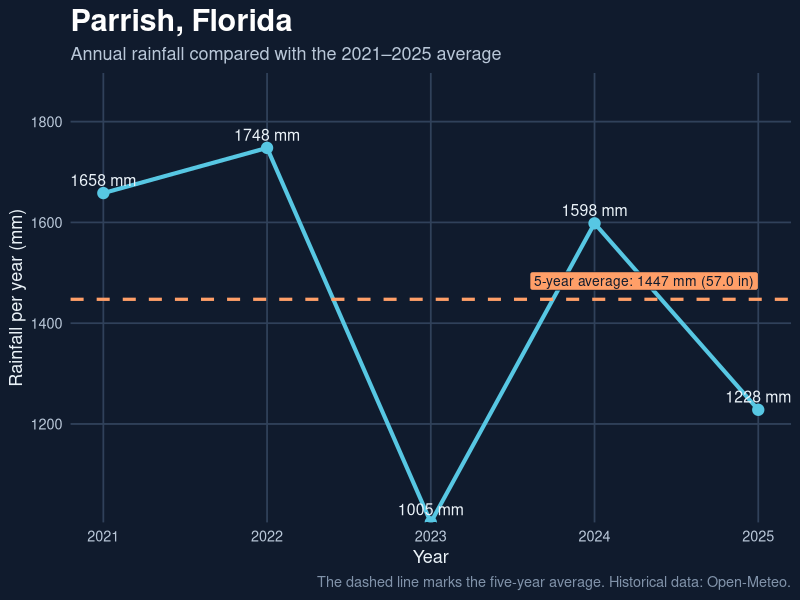

Recreate this plot in R.
library(ggplot2)

parrish_annual_weather <- read.csv("parrish_annual_weather.csv")
rainfall <- subset(
  parrish_annual_weather,
  measure == "Annual precipitation (mm)" & period == "Historical"
)
average_rainfall <- mean(rainfall$value)

weather_plot <- ggplot(rainfall, aes(x = year, y = value)) +
  geom_line(color = "#57C7E3", linewidth = 1.4) +
  geom_point(color = "#57C7E3", size = 3.5) +
  geom_hline(
    yintercept = average_rainfall,
    color = "#FF9F68",
    linewidth = 1.1,
    linetype = "dashed"
  ) +
  geom_text(
    aes(label = sprintf("%.0f mm", value)),
    vjust = -0.6,
    color = "#EAF2F8",
    size = 4
  ) +
  annotate(
    "label",
    x = max(rainfall$year),
    y = average_rainfall,
    label = sprintf("5-year average: %.0f mm (%.1f in)", average_rainfall, average_rainfall / 25.4),
    hjust = 1,
    vjust = -0.5,
    color = "#101B2D",
    fill = "#FF9F68",
    size = 3.5
  ) +
  scale_x_continuous(breaks = rainfall$year) +
  scale_y_continuous(
    name = "Rainfall per year (mm)",
    expand = expansion(mult = c(0, 0.2))
  ) +
  labs(
    title = "Parrish, Florida",
    subtitle = "Annual rainfall compared with the 2021–2025 average",
    x = "Year",
    caption = "The dashed line marks the five-year average. Historical data: Open-Meteo."
  ) +
  theme_minimal(base_size = 13) +
  theme(
    plot.background = element_rect(fill = "#101B2D", color = NA),
    panel.background = element_rect(fill = "#101B2D", color = NA),
    panel.grid.minor = element_blank(),
    panel.grid.major = element_line(color = "#30415A"),
    text = element_text(color = "#EAF2F8"),
    axis.text = element_text(color = "#B9C7D8"),
    plot.title = element_text(size = 22, face = "bold", color = "white"),
    plot.subtitle = element_text(color = "#B9C7D8"),
    plot.caption = element_text(color = "#8193AA")
  )

ggsave("parrish-weather.png", weather_plot, width = 10, height = 6, dpi = 300)
